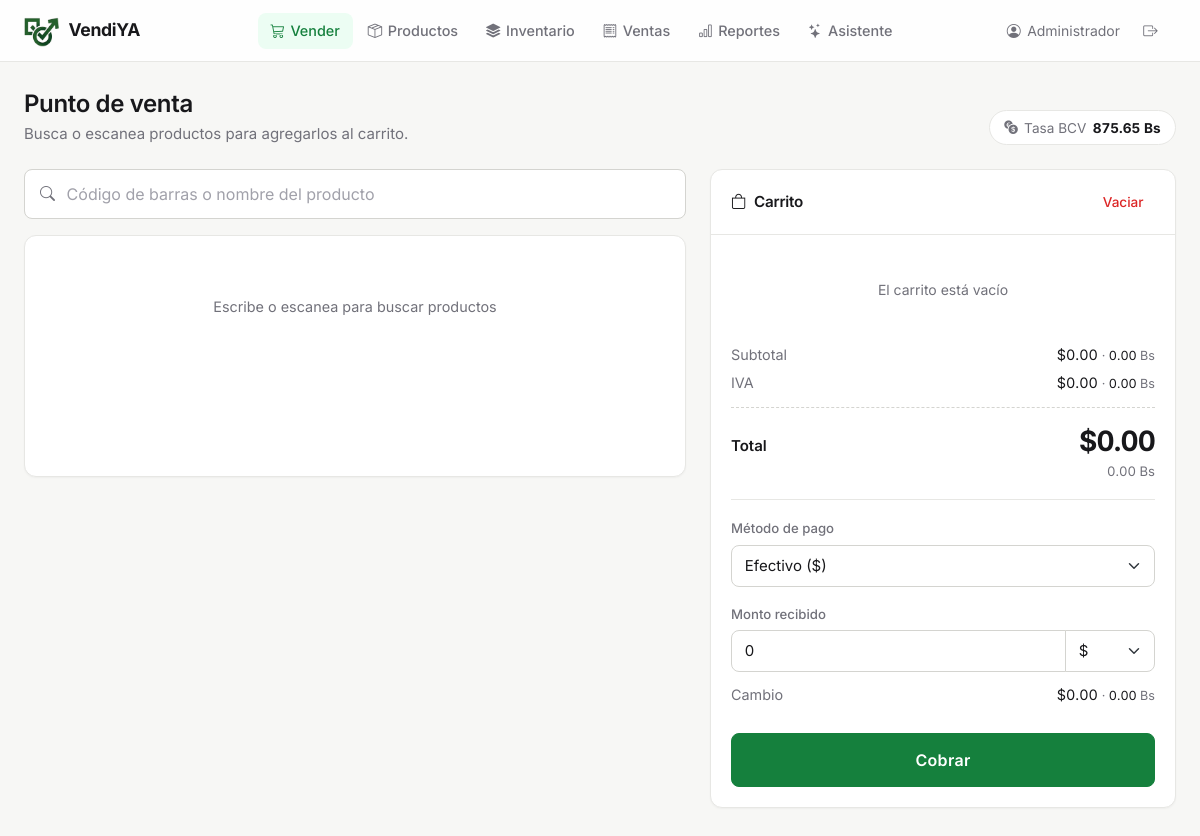
The app's page /pos (signed in), older data.
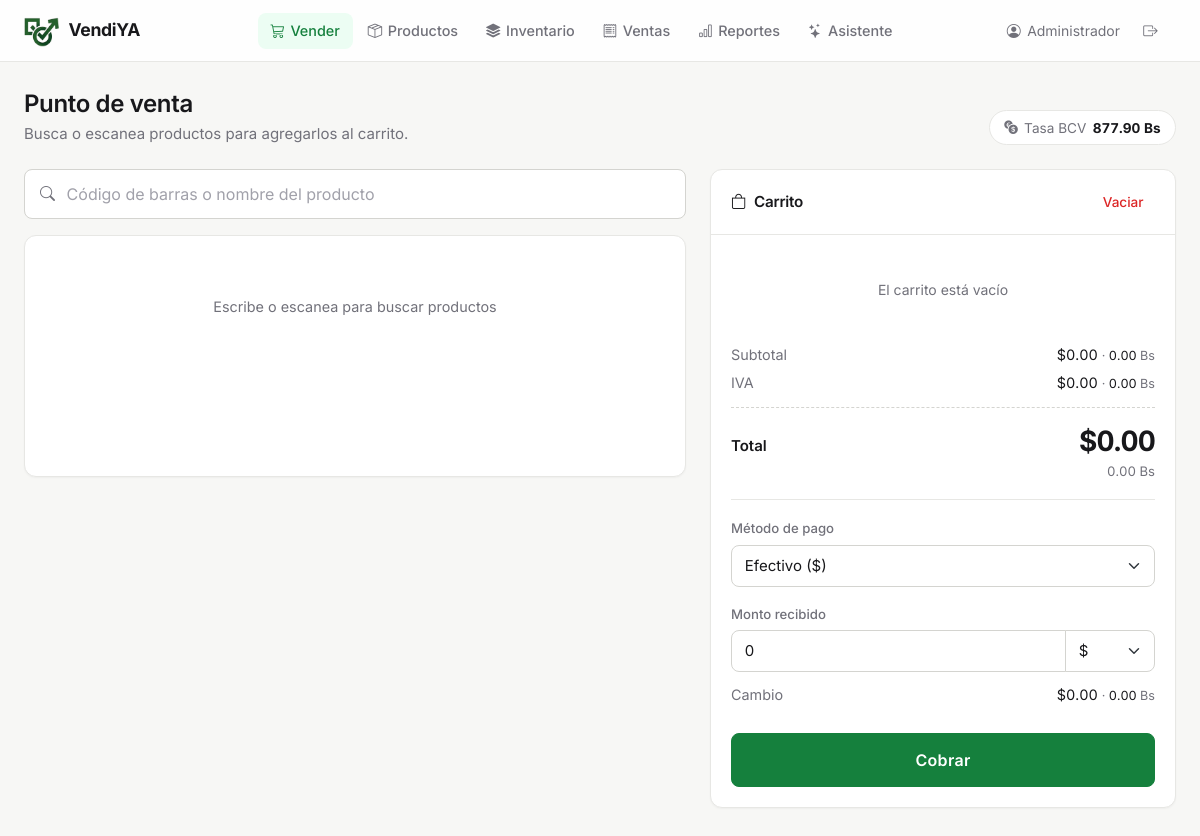
The same page, newer data.
### tables this page shows
CREATE TABLE tasa_cambio (
    id INTEGER PRIMARY KEY AUTOINCREMENT,
    fecha TEXT NOT NULL,
    valor REAL NOT NULL,
    fuente TEXT DEFAULT 'BCV'
);

### app.py (the view)
@app.route('/pos')
@login_required
def pos():
    tasa = obtener_tasa_actual()
    return render_template('pos.html', tasa_bcv=tasa)

### app.py (called while the page is built)
def login_required(f):
    @wraps(f)
    def wrapper(*args, **kwargs):
        if 'usuario_id' not in session:
            return redirect(url_for('login'))
        return f(*args, **kwargs)
    return wrapper

def obtener_tasa_actual():
    conn = get_db()
    row = conn.execute("SELECT valor FROM tasa_cambio ORDER BY fecha DESC LIMIT 1").fetchone()
    conn.close()
    return row['valor'] if row else None

### database.py (called while the page is built)
def get_db():
    conn = sqlite3.connect(DB_PATH)
    conn.row_factory = sqlite3.Row
    conn.execute("PRAGMA foreign_keys = ON")
    return conn

### templates/pos.html (shortened to what this page needs)
{% extends "base.html" %}
{% block content %}
<div class="page-header">
  <div>
    <h1>Punto de venta</h1>
    <p>Busca o escanea productos para agregarlos al carrito.</p>
  </div>
  <span class="tasa-chip">
    <i class="bi bi-currency-exchange"></i>
    Tasa BCV <b>{{ '%.2f'|format(tasa_bcv or 0) }} Bs</b>
  </span>
</div>
<div class="row g-4">
  <div class="col-md-7">
    <div class="search mb-3">
      <input type="text" id="buscar" class="form-control form-control-lg"
             placeholder="Código de barras o nombre del producto" autofocus autocomplete="off">
    </div>
    <div class="card">
      <div class="card-body productos-panel">
        <div id="resultados" class="row g-2"></div>
      </div>
    </div>
  </div>
  <div class="col-md-5 pos-carrito-fijo">
    <div class="card carrito">
      <div class="card-header">
        <h2 class="card-title-sm"><i class="bi bi-bag"></i> Carrito</h2>
        <button class="btn btn-sm btn-ghost-danger" onclick="vaciarCarrito()">Vaciar</button>
      </div>
      <div class="card-body">
        <table class="table table-sm" id="tabla-carrito">
          <tbody></tbody>
        </table>
        <div class="totales mt-3">
          <div class="fila">
            <span>Subtotal</span>
            <span><span id="subtotal">$0.00</span><small>· <span id="subtotal_bs">0.00</span> Bs</small></span>
          </div>
          <div class="fila">
            <span>IVA</span>
            <span><span id="iva">$0.00</span><small>· <span id="iva_bs">0.00</span> Bs</small></span>
          </div>
          <div class="total">
            <span class="etiqueta">Total</span>
            <span class="text-end">
              <span id="total">$0.00</span>
              <small class="text-muted d-block"><span id="total_bs">0.00</span> Bs</small>
            </span>
          </div>
        </div>
        <div class="divisor"></div>
        <div class="mb-3">
          <label class="form-label" for="metodo_pago">Método de pago</label>
          <select id="metodo_pago" class="form-select">
            <option value="efectivo">Efectivo ($)</option>
          </select>
        </div>
        <div id="div_simple">
          <label class="form-label" for="monto_recibido">Monto recibido</label>
          <div class="input-group">
            <input type="number" id="monto_recibido" class="form-control" step="0.01" value="0">
            <select id="moneda_monto" class="form-select" style="max-width:90px">
              <option value="USD">$</option>
            </select>
          </div>
          <div class="totales">
            <div class="fila mt-2">
              <span>Cambio</span>
              <span><span id="cambio">$0.00</span><small>· <span id="cambio_bs">0.00</span> Bs</small></span>
            </div>
          </div>
        </div>
        <button class="btn btn-primary btn-lg w-100 mt-4 btn-cobrar" onclick="cobrar()">
          Cobrar
        </button>
      </div>
    </div>
  </div>
</div>
<div class="toast-container position-fixed top-0 end-0 p-3" id="toastContainer" style="z-index:1100"></div>
{% endblock %}

Row changes from the older to the newer data that the page shows:
removed tasa_cambio: valor "875.65"
added tasa_cambio: valor "877.90"
